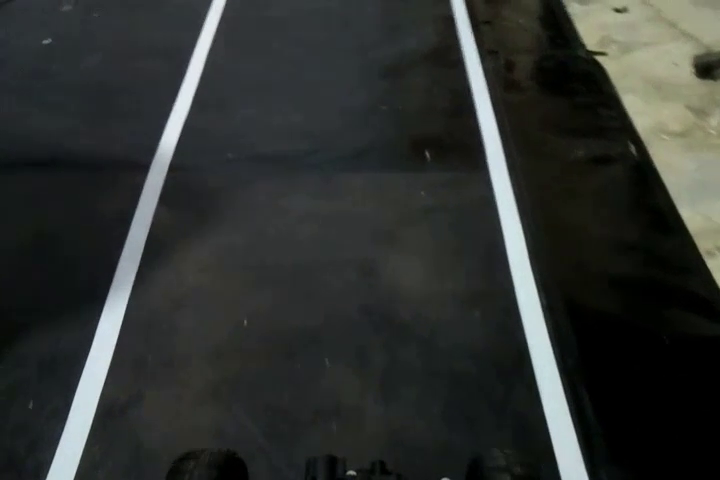
#> input picture lane_detection/l2.png, 720 x 480 px
$ python -i Hand_Coded.py   (imports and definitions only)
#> lines starting #> are read from the running program, lines starting #| are printed output that depends on the picture; after the words box and inside, x2 and y2 are one past the last pixel; in counts of white or black regions, pixels touching at a corner belong together
import cv2
import numpy as np
import logging
import math
import datetime
import sys
#make sure to match value of y1 in make_points function with th value of y_offset and check the result
_SHOW_IMAGE = False


class LaneFollower(object):

    def __init__(self, car=None):
        logging.info('Creating a HandCodedLaneFollower...')
        self.car = car
        self.curr_steering_angle = 90

    def follow_lane(self, frame):
        # Main entry point of the lane follower
        show_image("orig", frame)

        lane_lines, frame = detect_lane(frame)
        final_frame = self.steer(frame, lane_lines)

        return final_frame

    def steer(self, frame, lane_lines):
        logging.debug('steering...')
        if len(lane_lines) == 0:
            logging.error('No lane lines detected, nothing to do.')
            return frame

        new_steering_angle = compute_steering_angle(frame, lane_lines)
        self.curr_steering_angle = stabilize_steering_angle(self.curr_steering_angle, new_steering_angle, len(lane_lines))

        if self.car is not None:
            self.car.front_wheels.turn(self.curr_steering_angle)
        curr_heading_image = display_heading_line(frame, self.curr_steering_angle)
        show_image("heading", curr_heading_image)

        return curr_heading_image


############################
# Frame processing steps
############################
def detect_lane(frame):
    logging.debug('detecting lane lines...')

    edges = detect_edges(frame)
    show_image('edges', edges)

    cropped_edges = region_of_interest(edges)
    show_image('edges cropped', cropped_edges)

    line_segments = detect_line_segments(cropped_edges)
    line_segment_image = display_lines(frame, line_segments)
    show_image("line segments", line_segment_image)

    lane_lines = average_slope_intercept(frame, line_segments)
    lane_lines_image = display_lines(frame, lane_lines)
    show_image("lane lines", lane_lines_image)

    return lane_lines, lane_lines_image


def detect_edges(frame):
    # filter for blue lane lines
    gray = cv2.cvtColor(frame, cv2.COLOR_RGB2GRAY)
    kernel = 5
    blur = cv2.GaussianBlur(gray,(kernel, kernel),0)
    edges = cv2.Canny(gray, 50, 150)

    return edges

# [21 lines left out: function detect_edges_old, not called in this run]


def region_of_interest(canny):
    height, width = canny.shape
    mask = np.zeros_like(canny)

    # only focus bottom half of the screen

    polygon = np.array([[
        (0, height * 1 / 2),
        (width, height * 1 / 2),
        (width, height),
        (0, height),
    ]], np.int32)

    cv2.fillPoly(mask, polygon, 255)
    show_image("mask", mask)
    masked_image = cv2.bitwise_and(canny, mask)
    return masked_image


def detect_line_segments(cropped_edges):
    # tuning min_threshold, minLineLength, maxLineGap is a trial and error process by hand
    rho = 2  # precision in pixel, i.e. 1 pixel
    angle = np.pi / 180  # degree in radian, i.e. 1 degree
    min_threshold = 10  # minimal of votes
    line_segments = cv2.HoughLinesP(cropped_edges, rho, angle, min_threshold, np.array([]), minLineLength=40,
                                    maxLineGap=5)

    if line_segments is not None:
        for line_segment in line_segments:
            logging.debug('detected line_segment:')
            logging.debug("%s of length %s" % (line_segment, length_of_line_segment(line_segment[0])))

    return line_segments


def average_slope_intercept(frame, line_segments):
    """
    This function combines line segments into one or two lane lines
    If all line slopes are < 0: then we only have detected left lane
    If all line slopes are > 0: then we only have detected right lane
    """
    lane_lines = []
    if line_segments is None:
        logging.info('No line_segment segments detected')
        return lane_lines

    height, width, _ = frame.shape
    left_fit = []
    right_fit = []

    boundary = 1/3
    left_region_boundary = width * (1 - boundary)  # left lane line segment should be on left 2/3 of the screen
    right_region_boundary = width * boundary       # right lane line segment should be on right 1/3 of the screen

    for line_segment in line_segments:
        for x1, y1, x2, y2 in line_segment:
            if x1 == x2:
                logging.info('skipping vertical line segment (slope=inf): %s' % line_segment)
                continue
            fit = np.polyfit((x1, x2), (y1, y2), 1)
            slope = fit[0]
            intercept = fit[1]
            if slope < 0:
                if x1 < left_region_boundary and x2 < left_region_boundary:
                    left_fit.append((slope, intercept))
            else:
                if x1 > right_region_boundary and x2 > right_region_boundary:
                    right_fit.append((slope, intercept))

    left_fit_average = np.average(left_fit, axis=0)
    if len(left_fit) > 0:
        lane_lines.append(make_points(frame, left_fit_average))

    right_fit_average = np.average(right_fit, axis=0)
    if len(right_fit) > 0:
        lane_lines.append(make_points(frame, right_fit_average))

    logging.debug('lane lines: %s' % lane_lines)  # [[[316, 720, 484, 432]], [[1009, 720, 718, 432]]]

    return lane_lines


def compute_steering_angle(frame, lane_lines):
    """ Find the steering angle based on lane line coordinate
        We assume that camera is calibrated to point to dead center
    """
    if len(lane_lines) == 0:
        logging.info('No lane lines detected, do nothing')
        return -90

    height, width, _ = frame.shape
    if len(lane_lines) == 1:
        logging.debug('Only detected one lane line, just follow it. %s' % lane_lines[0])
        x1, _, x2, _ = lane_lines[0][0]
        x_offset = x2 - x1
    else:
        _, _, left_x2, _ = lane_lines[0][0]
        _, _, right_x2, _ = lane_lines[1][0]
        camera_mid_offset_percent = 0.02 # 0.0 means car pointing to center, -0.03: car is centered to left, +0.03 means car pointing to right
        mid = int(width / 2 * (1 + camera_mid_offset_percent))
        x_offset = (left_x2 + right_x2) / 2 - mid

    # find the steering angle, which is angle between navigation direction to end of center line
    y_offset = int(height / 2) #because

    angle_to_mid_radian = math.atan(x_offset / y_offset)  # angle (in radian) to center vertical line
    angle_to_mid_deg = int(angle_to_mid_radian * 180.0 / math.pi)  # angle (in degrees) to center vertical line
    steering_angle = angle_to_mid_deg + 90  # this is the steering angle needed by picar front wheel

    logging.debug('new steering angle: %s' % steering_angle)
    return steering_angle


def stabilize_steering_angle(curr_steering_angle, new_steering_angle, num_of_lane_lines, max_angle_deviation_two_lines=5, max_angle_deviation_one_lane=1):
    """
    Using last steering angle to stabilize the steering angle
    This can be improved to use last N angles, etc
    if new angle is too different from current angle, only turn by max_angle_deviation degrees
    """
    if num_of_lane_lines == 2 :
        # if both lane lines detected, then we can deviate more
        max_angle_deviation = max_angle_deviation_two_lines
    else :
        # if only one lane detected, don't deviate too much
        max_angle_deviation = max_angle_deviation_one_lane

    angle_deviation = new_steering_angle - curr_steering_angle
    if abs(angle_deviation) > max_angle_deviation:
        stabilized_steering_angle = int(curr_steering_angle
                                        + max_angle_deviation * angle_deviation / abs(angle_deviation))
    else:
        stabilized_steering_angle = new_steering_angle
    logging.info('Proposed angle: %s, stabilized angle: %s' % (new_steering_angle, stabilized_steering_angle))
    return stabilized_steering_angle


############################
# Utility Functions
############################
def display_lines(frame, lines, line_color=(0, 255, 0), line_width=10):
    line_image = np.zeros_like(frame)
    if lines is not None:
        for line in lines:
            for x1, y1, x2, y2 in line:
                cv2.line(line_image, (x1, y1), (x2, y2), line_color, line_width)
    line_image = cv2.addWeighted(frame, 0.8, line_image, 1, 1)
    return line_image


def display_heading_line(frame, steering_angle, line_color=(0, 0, 255), line_width=5, ):
    heading_image = np.zeros_like(frame)
    height, width, _ = frame.shape

    # figure out the heading line from steering angle
    # heading line (x1,y1) is always center bottom of the screen
    # (x2, y2) requires a bit of trigonometry

    # Note: the steering angle of:
    # 0-89 degree: turn left
    # 90 degree: going straight
    # 91-180 degree: turn right
    steering_angle_radian = steering_angle / 180.0 * math.pi
    x1 = int(width / 2)
    y1 = height
    x2 = int(x1 - height / 2 / math.tan(steering_angle_radian))
    y2 = int(height *0.7)

    cv2.line(heading_image, (x1, y1), (x2, y2), line_color, line_width)
    heading_image = cv2.addWeighted(frame, 0.8, heading_image, 1, 1)

    return heading_image


def length_of_line_segment(line):
    x1, y1, x2, y2 = line
    return math.sqrt((x2 - x1) ** 2 + (y2 - y1) ** 2)


def show_image(title, frame, show=_SHOW_IMAGE):
    if show:
        cv2.imshow(title, frame)


def make_points(frame, line):
    height, width, _ = frame.shape
    slope, intercept = line
    y1 = height  # bottom of the frame
    y2 = int(y1 * 0.7)  # make points from middle of the frame down

    # bound the coordinates within the frame
    x1 = max(-width, min(2 * width, int((y1 - intercept) / slope)))
    x2 = max(-width, min(2 * width, int((y2 - intercept) / slope)))
    return [[x1, y1, x2, y2]]


############################
# Test Functions
############################
# [39 lines left out: functions test_photo, test_video, not called in this run]


# [4 lines not run here, left out]
    #test_photo('/home/pi/DeepPiCar/driver/data/video/car_video_190427_110320_073.png')
    #test_photo(sys.argv[1])
    #test_video(sys.argv[1])

>>> import cv2
>>> picture = cv2.cvtColor(cv2.imread('../l2.png'), cv2.COLOR_BGR2RGB)
>>> result = LaneFollower().follow_lane(picture)
#> in detect_edges, `gray = cv2.cvtColor(frame, cv2.COLOR_RGB2GRAY)`:
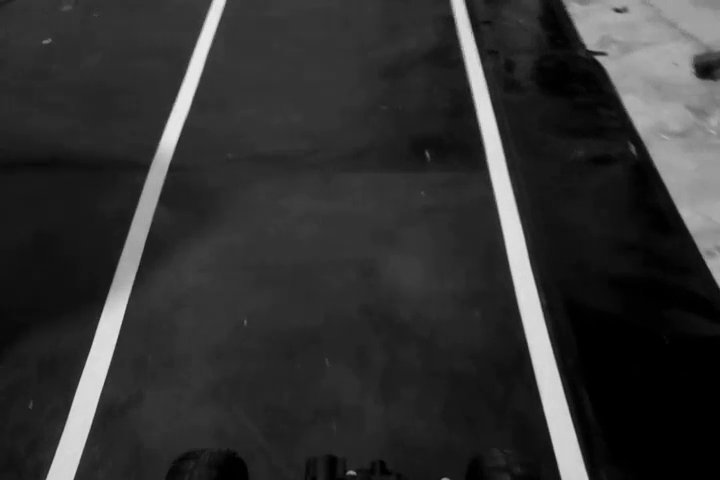
#> gray: shape (480, 720); min 0, max 236, mean 49.9
#> in detect_edges, `edges = cv2.Canny(gray, 50, 150)`:
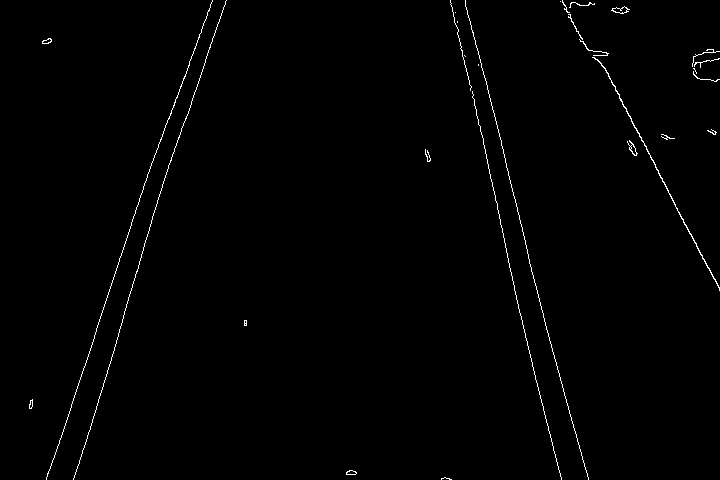
#> edges: shape (480, 720); 0.83% white in thin lines or dots
#> in region_of_interest, `cv2.fillPoly(mask, polygon, 255)`:
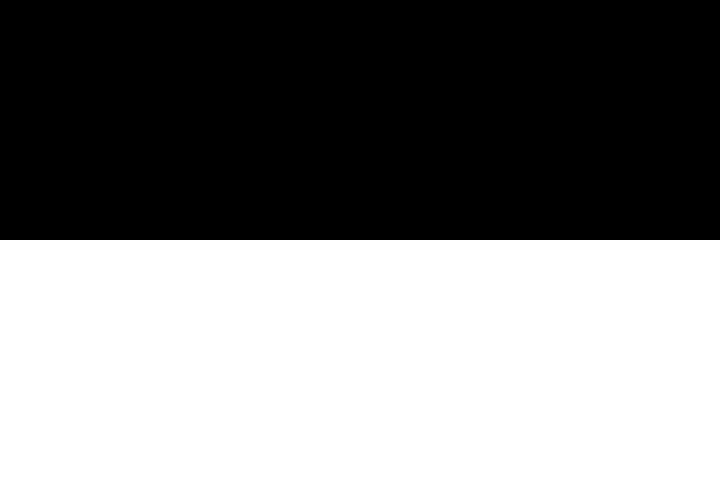
#> mask: shape (480, 720); 50% white; 1 white region, box (x1, y1, x2, y2) and area: (0, 240, 720, 480) 172800
#> in region_of_interest, `masked_image = cv2.bitwise_and(canny, mask)`:
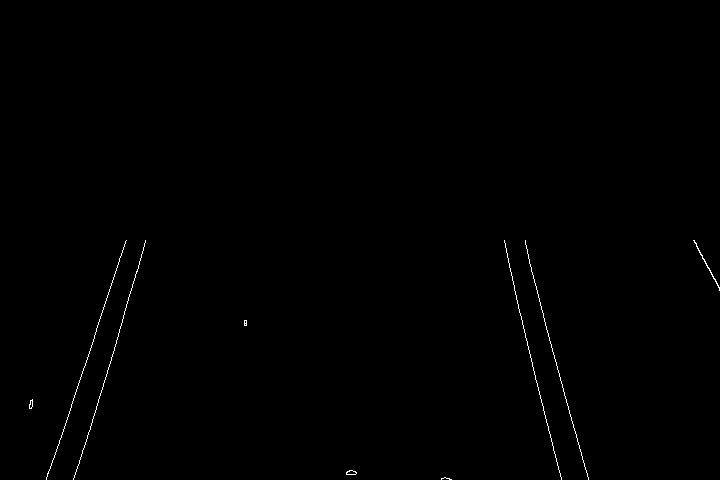
#> masked_image: shape (480, 720); 0.32% white in thin lines or dots, all inside (x1, y1, x2, y2) = (29, 240, 720, 480)
#> in detect_line_segments, `line_segments = cv2.HoughLinesP(cropped_edges, rho, angle, min_thresho..`: line_segments = [[537, 383, 561, 479], [504, 241, 545, 418], [59, 443, 125, 241], [122, 319, 145, 241], [528, 257, 579, 448], [693, 240, 719, 287], [98, 399, 111, 359], [73, 479, 103, 386], [573, 424, 584, 466]]
#> the loop in detect_line_segments, `for line_segment in line_segments:` made 9 passes
#> the loop in display_lines, `for line in lines:` made 9 passes
#> in display_lines, `line_image = cv2.addWeighted(frame, 0.8, line_image, 1, 1)`:
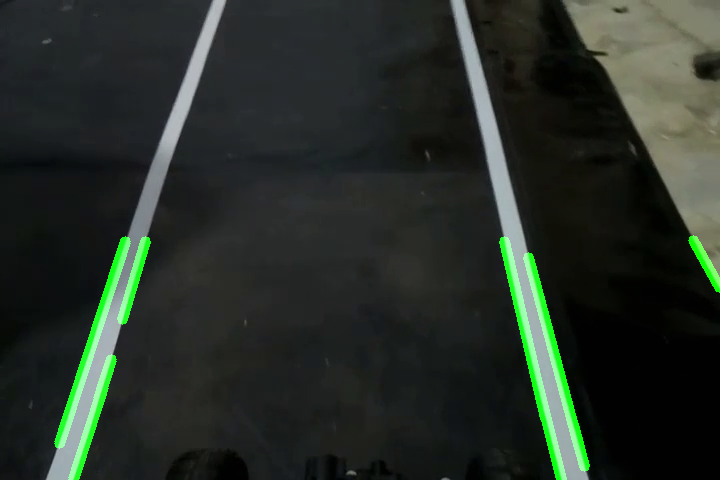
#> line_image: shape (480, 720, 3); mean R, G, B 39.4, 46.8, 40
#> the loop in average_slope_intercept, `for line_segment in line_segments:` made 9 passes
#> after the loop in average_slope_intercept, `for line_segment in line_segments:`: left_fit = [(-3.06, 623.6), (-3.39, 732.7), (-3.08, 700.5), (-3.1, 705.3)]; right_fit = [(4, -1765), (4.32, -1934.8), (3.75, -1720.4), (1.81, -1012.7), (3.82, -1763.8)]
#> in average_slope_intercept, `left_fit_average = np.average(left_fit, axis=0)`: left_fit_average = [-3.16, 690.5]
#> in make_points, `slope, intercept = line`: slope = -3.16; intercept = 690.5
#> in make_points, `x1 = max(-width, min(2 * width, int((y1 - intercept) / slope)))`: x1 = 66
#> in make_points, `x2 = max(-width, min(2 * width, int((y2 - intercept) / slope)))`: x2 = 112
#> in average_slope_intercept, `right_fit_average = np.average(right_fit, axis=0)`: right_fit_average = [3.54, -1639.4]
#> in detect_lane, `lane_lines = average_slope_intercept(frame, line_segments)`: lane_lines = [[[66, 480, 112, 336]], [[599, 480, 558, 336]]]
#> call 2 of display_lines, with line_color = (0, 255, 0), line_width = 10
#> the loop in display_lines (call 2), `for line in lines:` made 2 passes
#> in display_lines (call 2), `line_image = cv2.addWeighted(frame, 0.8, line_image, 1, 1)`:
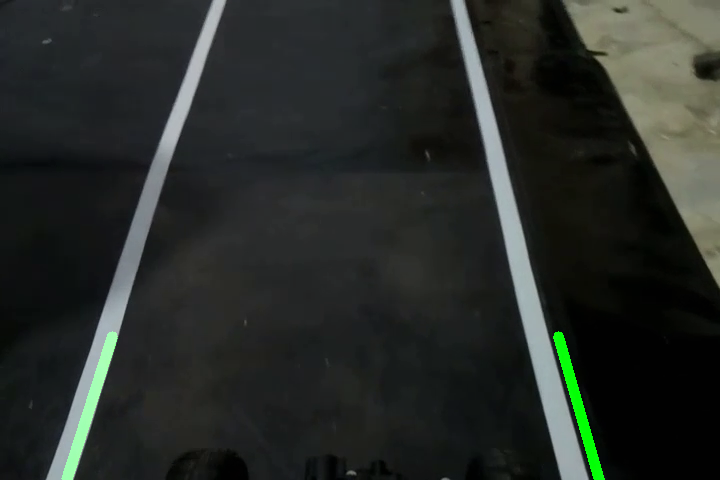
#> line_image: shape (480, 720, 3); mean R, G, B 39.4, 43.5, 40
#> in compute_steering_angle, `_, _, left_x2, _ = lane_lines[0][0]`: left_x2 = 112
#> in compute_steering_angle, `_, _, right_x2, _ = lane_lines[1][0]`: right_x2 = 558
#> in compute_steering_angle, `x_offset = (left_x2 + right_x2) / 2 - mid`: x_offset = -32
#> in compute_steering_angle, `angle_to_mid_radian = math.atan(x_offset / y_offset)`: angle_to_mid_radian = -0.133
#> in compute_steering_angle, `angle_to_mid_deg = int(angle_to_mid_radian * 180.0 / math.pi)`: angle_to_mid_deg = -7
#> in compute_steering_angle, `steering_angle = angle_to_mid_deg + 90`: steering_angle = 83
#> in stabilize_steering_angle, `angle_deviation = new_steering_angle - curr_steering_angle`: angle_deviation = -7
#> in stabilize_steering_angle, `stabilized_steering_angle = int(curr_steering_angle + max_angle_deviat..`: stabilized_steering_angle = 85
#> in display_heading_line, `steering_angle_radian = steering_angle / 180.0 * math.pi`: steering_angle_radian = 1.48
#> in display_heading_line, `x2 = int(x1 - height / 2 / math.tan(steering_angle_radian))`: x2 = 339
#> in display_heading_line, `heading_image = cv2.addWeighted(frame, 0.8, heading_image, 1, 1)`:
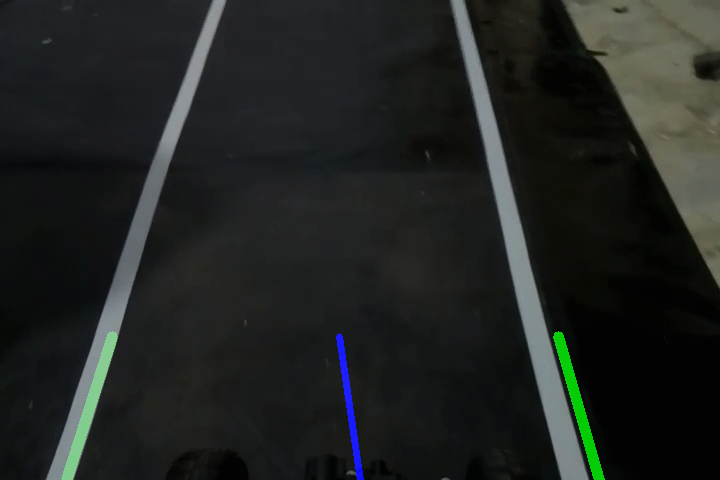
#> heading_image: shape (480, 720, 3); mean R, G, B 32.5, 35.8, 33.7
